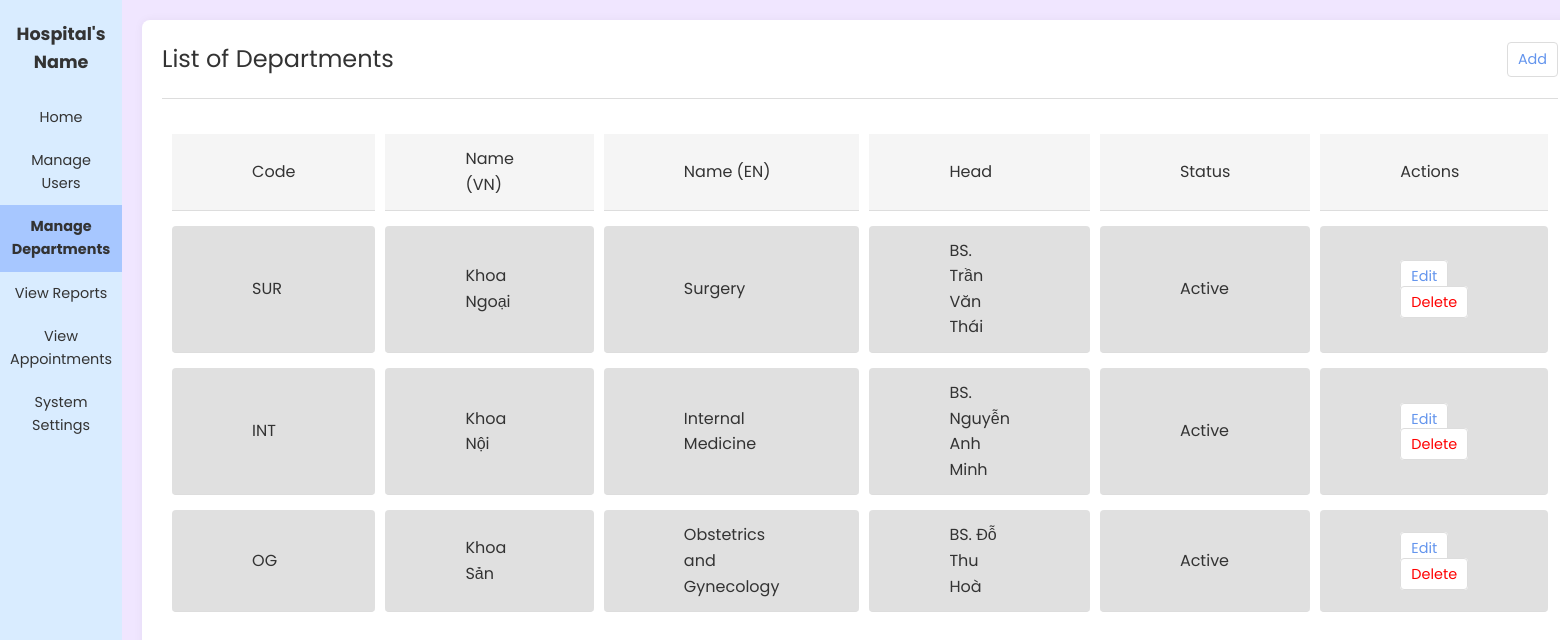
/final/view_departments_list.php, run on the app's committed database.
### tables this page shows
CREATE TABLE `departments_list` (
  `id` int(11) NOT NULL,
  `code` varchar(20) NOT NULL,
  `name` varchar(100) NOT NULL,
  `name_en` varchar(100) DEFAULT NULL,
  `head` varchar(100) DEFAULT NULL,
  `description` text DEFAULT NULL,
  `status` enum('active','inactive') DEFAULT 'active',
  `created_at` timestamp NOT NULL DEFAULT current_timestamp()
);

### final/view_departments_list.php (the view, shortened to what this page needs)
<?php
include 'config.php';
$result = $conn->query("SELECT * FROM departments_list ORDER BY name ASC");
?>
<!DOCTYPE html>
<html lang="en">
<head>
  <link rel="stylesheet" href="styles.css">
</head>
<body>
  <div class="container">
    <div class="sidebar">
      <div class="site-title">Hospital's Name</div>
      <ul class="sidebar-menu">
        <li><a href="index.php">Home</a></li>
        <li><a href="manage_users.php">Manage Users</a></li>
        <li class="active"><a href="manage_departments.php">Manage Departments</a></li>
        <li><a href="view_reports.php">View Reports</a></li>
        <li><a href="view_appointments.php">View Appointments</a></li>
        <li><a href="system_settings.php">System Settings</a></li>
      </ul>
    </div>
    <main class="main-content">
      <div class="header">
        <h1>List of Departments</h1>
        <a href="manage_departments_add.php" class="button">Add</a>
      </div>
      <table>
        <thead>
          <tr>
            <th>Code</th>
            <th>Name (VN)</th>
            <th>Name (EN)</th>
            <th>Head</th>
            <th>Status</th>
            <th>Actions</th>
          </tr>
        </thead>
        <tbody>
          <?php while ($row = $result->fetch_assoc()) { ?>
            <tr>
              <td class="placeholder-block"><?= htmlspecialchars($row['code']) ?></td>
              <td class="placeholder-block"><?= htmlspecialchars($row['name']) ?></td>
              <td class="placeholder-block"><?= htmlspecialchars($row['name_en']) ?></td>
              <td class="placeholder-block"><?= htmlspecialchars($row['head']) ?></td>
              <td class="placeholder-block"><?= ucfirst($row['status']) ?></td>
              <td class="placeholder-block">
  <a href="manage_departments_edit.php?id=<?= $row['id'] ?>" class="button">Edit</a>
  <a href="manage_departments_delete.php?id=<?= $row['id'] ?>" class="button" style="color:red" onclick="return confirm('Are you sure?')">Delete</a>
</td>
            </tr>
          <?php } ?>
        </tbody>
      </table>
    </main>
  </div>
</body>
</html>

### final/styles.css (style rules this page uses)
:root { --primary-color: #f0e6ff; --secondary-color: #d9ecff; --accent-color: #6495ed; --text-color: #333; --light-gray: #f5f5f5; --medium-gray: #e0e0e0; --border-color: #ddd; --sidebar-width: 200px; --header-height: 40px; }
* { margin: 0; padding: 0; box-sizing: border-box; font-family: "Poppins", Arial, sans-serif; }
body { background-color: var(--primary-color); color: var(--text-color); line-height: 1.6; }
a { text-decoration: none; color: var(--accent-color); }
button, .button { background-color: white; border: 1px solid var(--border-color); border-radius: 4px; padding: 5px 10px; cursor: pointer; font-size: 0.9rem; }
.container { display: flex; min-height: 100vh; }
.sidebar { width: var(--sidebar-width); background-color: var(--secondary-color); padding: 20px 0; min-height: 100vh; }
.sidebar-menu { list-style: none; }
.sidebar-menu li { padding: 10px; text-align: center; cursor: pointer; }
.sidebar-menu li.active { background-color: #a7c7ff; font-weight: bold; }
.sidebar-menu a { color: var(--text-color); display: block; font-size: 0.9rem; }
.main-content { flex: 1; background-color: white; padding: 20px; border-radius: 8px; margin: 20px; box-shadow: 0 0 10px rgba(0, 0, 0, 0.05); }
.header { display: flex; justify-content: space-between; align-items: center; padding-bottom: 20px; border-bottom: 1px solid var(--border-color); margin-bottom: 20px; }
.header h1 { font-size: 1.5rem; font-weight: normal; }
table { width: 100%; border-collapse: separate; border-spacing: 10px 15px; margin-top: 20px; }
th, td { padding: 12px 80px; text-align: left; border-bottom: 1px solid var(--border-color); }
td { background-color: white; }
th { font-weight: normal; color: var(--text-color); background-color: var(--light-gray); }
tr { margin-bottom: 15px; }
.placeholder-block { background-color: var(--medium-gray); height: 20px; width: 100%; border-radius: 4px; }
.site-title { font-size: 1.1rem; font-weight: bold; text-align: center; margin-bottom: 20px; padding: 0 10px; color: var(--text-color); }

### data on the page
departments_list: code "SUR", name "Khoa Ngoại", name_en "Surgery", head "BS. Trần Văn Thái", status "Active"
departments_list: code "INT", name "Khoa Nội", name_en "Internal Medicine", head "BS. Nguyễn Anh Minh", status "Active"
departments_list: code "OG", name "Khoa Sản", name_en "Obstetrics and Gynecology", head "BS. Đỗ Thu Hoà", status "Active"
